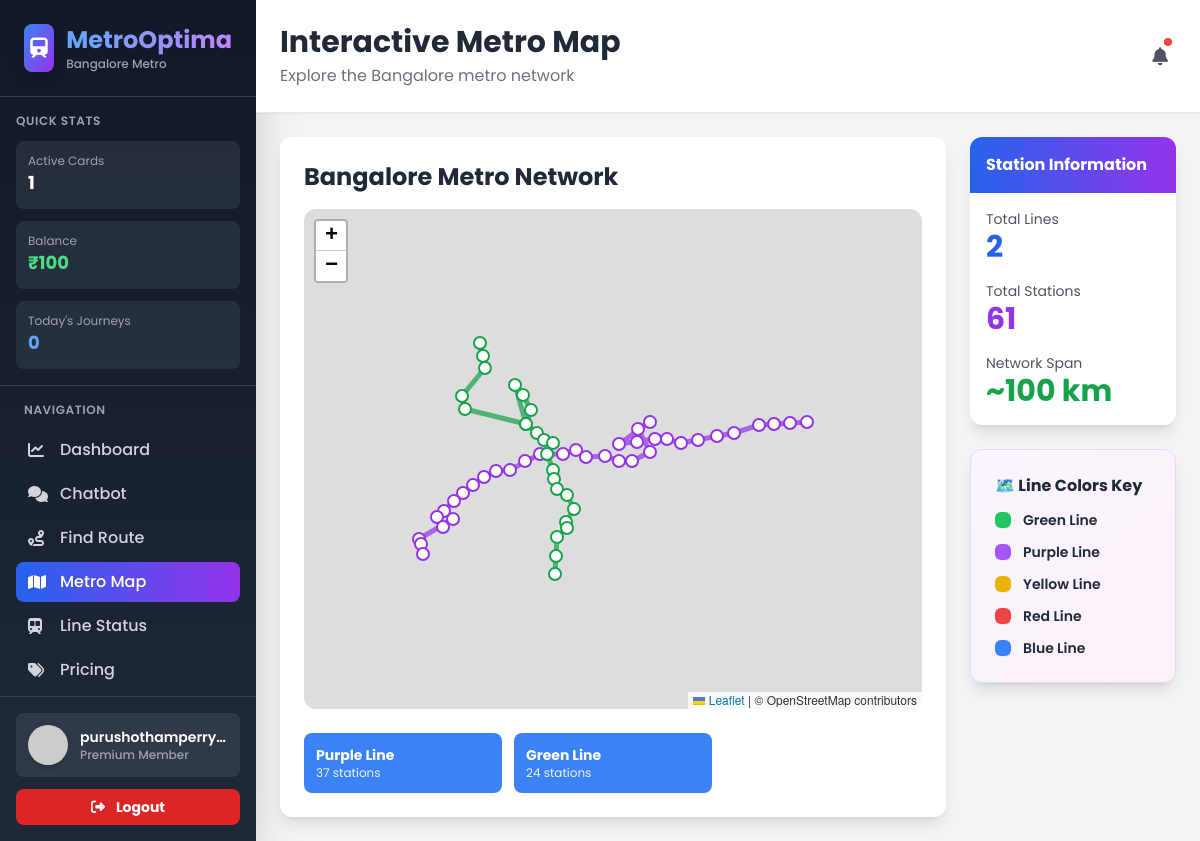
Screenshot of /map (signed in) with the database file from the repository.
### database.py (models this page shows, shortened)
class User(db.Model):
    id = db.Column(db.Integer, primary_key=True)
    email = db.Column(db.String(120), unique=True, nullable=False)
    password_hash = db.Column(db.String(256), nullable=False)
    phone = db.Column(db.String(20), nullable=True)
    first_name = db.Column(db.String(100), nullable=True)
    last_name = db.Column(db.String(100), nullable=True)
    role = db.Column(db.String(20), default='user')
    email_alerts_enabled = db.Column(db.Boolean, default=True)
    created_at = db.Column(db.DateTime, default=datetime.utcnow)
    @property
    def is_active(self):
        return True
    @property
    def is_authenticated(self):
        return self.is_active
    cards = db.relationship('MetroCard', backref='owner', lazy=True, cascade='all, delete-orphan')
    transactions = db.relationship('CardTransaction', backref='user', lazy=True, cascade='all, delete-orphan')
    journeys = db.relationship('Journey', backref='user', lazy=True, cascade='all, delete-orphan')

class MetroLine(db.Model):
    id = db.Column(db.Integer, primary_key=True)
    name = db.Column(db.String(50), unique=True, nullable=False)
    color = db.Column(db.String(20), nullable=False)
    status = db.Column(db.String(20), default='Operational') # Operational, Delayed, Closed
    stations = db.relationship('Station', backref='line', lazy=True, cascade='all, delete-orphan')

### app.py (the view)
@app.route('/map')
@login_required
def metro_map():
    lines = MetroLine.query.all()
    return render_template('map.html', active_page='map', lines=lines)

### app.py (called while the page is built)
@login_manager.user_loader
def load_user(user_id):
    return User.query.get(int(user_id))

@app.context_processor
def inject_global_stats():
    if current_user.is_authenticated:
        try:
            user_cards = MetroCard.query.filter_by(user_id=current_user.id).all()
            total_balance = sum([card.balance for card in user_cards])
            today_start = datetime.now().replace(hour=0, minute=0, second=0, microsecond=0)
            today_j_count = Journey.query.filter(
                Journey.user_id == current_user.id,
                Journey.journey_date >= today_start
            ).count()
            return {
                'sidebar_card_count': len(user_cards),
                'sidebar_total_balance': total_balance,
                'sidebar_today_journeys': today_j_count
            }
        except Exception:
            pass
    return {
        'sidebar_card_count': 0,
        'sidebar_total_balance': 0,
        'sidebar_today_journeys': 0
    }

### templates/map.html (shortened to what this page needs)
{% extends "base.html" %}
{% block scripts %}
<link rel="stylesheet" href="https://unpkg.com/leaflet@1.9.4/dist/leaflet.css"/>
{% endblock %}
{% block page_title %}Interactive Metro Map{% endblock %}
{% block page_description %}Explore the Bangalore metro network{% endblock %}
{% block content %}
<div class="grid grid-cols-1 lg:grid-cols-4 gap-6">
    <div class="lg:col-span-3 bg-white rounded-xl shadow-lg p-6">
        <h3 class="text-2xl font-bold text-gray-800 mb-4">Bangalore Metro Network</h3>
        <div id="map" class="bg-gray-100 rounded-lg mb-6">
        </div>
        <div class="grid grid-cols-2 sm:grid-cols-3 gap-3">
            {% for line in lines %}
                <div class="p-3 rounded-lg text-white {% if line.color == '#10b981' %}bg-green-500{% elif line.color == '#a855f7' %}bg-purple-500{% elif line.color == '#fbbf24' %}bg-yellow-500{% elif line.color == '#ef4444' %}bg-red-500{% else %}bg-blue-500{% endif %} cursor-pointer hover:shadow-lg transition">
                    <p class="font-bold text-sm">{{ line.name }}</p>
                    <p class="text-xs opacity-90">{{ line.stations | length }} stations</p>
                </div>
            {% endfor %}
        </div>
    </div>
    <div class="space-y-6">
        <div class="bg-white rounded-xl shadow-lg overflow-hidden">
            <div class="bg-gradient-to-r from-blue-600 to-purple-600 text-white p-4">
                <h4 class="font-bold">Station Information</h4>
            </div>
            <div class="p-4 space-y-4">
                <div>
                    <p class="text-sm text-gray-600">Total Lines</p>
                    <p class="text-3xl font-bold text-blue-600">{{ lines | length }}</p>
                </div>
                <div>
                    <p class="text-sm text-gray-600">Total Stations</p>
                    <p class="text-3xl font-bold text-purple-600">
                        {% set total_stations = namespace(count=0) %}
                        {% for line in lines %}
                            {% set total_stations.count = total_stations.count + (line.stations | length) %}
                        {% endfor %}
                        {{ total_stations.count }}
                    </p>
                </div>
                <div>
                    <p class="text-sm text-gray-600">Network Span</p>
                    <p class="text-3xl font-bold text-green-600">~100 km</p>
                </div>
            </div>
        </div>
        <div class="bg-gradient-to-br from-purple-50 to-pink-50 rounded-xl shadow-lg p-6 border border-purple-200">
            <h4 class="font-bold text-gray-800 mb-3">🗺️ Line Colors Key</h4>
            <div class="space-y-3 text-sm font-semibold text-gray-800">
                <div class="flex items-center gap-3">
                    <div class="w-4 h-4 bg-green-500 rounded-md shadow-sm"></div>
                    <span>Green Line</span>
                </div>
                <div class="flex items-center gap-3">
                    <div class="w-4 h-4 bg-purple-500 rounded-md shadow-sm"></div>
                    <span>Purple Line</span>
                </div>
                <div class="flex items-center gap-3">
                    <div class="w-4 h-4 bg-yellow-500 rounded-md shadow-sm"></div>
                    <span>Yellow Line</span>
                </div>
                <div class="flex items-center gap-3">
                    <div class="w-4 h-4 bg-red-500 rounded-md shadow-sm"></div>
                    <span>Red Line</span>
                </div>
                <div class="flex items-center gap-3">
                    <div class="w-4 h-4 bg-blue-500 rounded-md shadow-sm"></div>
                    <span>Blue Line</span>
                </div>
            </div>
        </div>
    </div>
</div>
{% endblock %}

### templates/base.html (shortened to what this page needs)
<!DOCTYPE html>
<html lang="en">
<head>
    <link rel="stylesheet" href="https://cdnjs.cloudflare.com/ajax/libs/font-awesome/6.4.0/css/all.min.css">
    <script src="https://cdn.tailwindcss.com"></script>
    <link rel="stylesheet" href="{{ url_for('static', filename='css/style.css') }}">
</head>
<body class="bg-gray-50">
    <div class="flex h-screen bg-gray-100">
        <aside class="w-64 bg-gradient-to-b from-gray-900 to-gray-800 shadow-2xl flex flex-col">
            <div class="p-6 border-b border-gray-700">
                <div class="flex items-center gap-3">
                    <div class="w-12 h-12 bg-gradient-to-br from-blue-500 to-purple-600 rounded-lg flex items-center justify-center shadow-lg">
                        <i class="fas fa-train text-white text-xl"></i>
                    </div>
                    <div>
                        <h1 class="text-2xl font-bold bg-gradient-to-r from-blue-400 to-purple-400 bg-clip-text text-transparent">MetroOptima</h1>
                        <p class="text-xs text-gray-400 font-medium">Bangalore Metro</p>
                    </div>
                </div>
            </div>
            <div class="px-4 py-4 border-b border-gray-700">
                <p class="text-xs text-gray-400 font-semibold uppercase tracking-wider mb-3">Quick Stats</p>
                <div class="space-y-3">
                    <div class="bg-gray-700 bg-opacity-50 rounded-lg p-3 hover:bg-opacity-70 transition">
                        <p class="text-xs text-gray-400">Active Cards</p>
                        <p class="text-lg font-bold text-white">{{ sidebar_card_count }}</p>
                    </div>
                    <div class="bg-gray-700 bg-opacity-50 rounded-lg p-3 hover:bg-opacity-70 transition">
                        <p class="text-xs text-gray-400">Balance</p>
                        <p class="text-lg font-bold text-green-400">₹{{ "%.0f"|format(sidebar_total_balance) }}</p>
                    </div>
                    <div class="bg-gray-700 bg-opacity-50 rounded-lg p-3 hover:bg-opacity-70 transition">
                        <p class="text-xs text-gray-400">Today's Journeys</p>
                        <p class="text-lg font-bold text-blue-400">{{ sidebar_today_journeys }}</p>
                    </div>
                </div>
            </div>
            <nav class="flex-1 overflow-y-auto p-4">
                <p class="text-xs text-gray-400 font-semibold uppercase tracking-wider mb-3 px-2">Navigation</p>
                <div class="space-y-1">
                    <a href="{{ url_for('index') }}" class="flex items-center gap-3 px-3 py-2 rounded-lg text-gray-300 hover:bg-gray-700 hover:text-white transition duration-200 ">
                        <i class="fas fa-chart-line w-5"></i>
                        <span class="font-medium">Dashboard</span>
                    </a>
                    <a href="{{ url_for('chatbot_page') }}" class="flex items-center gap-3 px-3 py-2 rounded-lg text-gray-300 hover:bg-gray-700 hover:text-white transition duration-200 ">
                        <i class="fas fa-comments w-5"></i>
                        <span class="font-medium">Chatbot</span>
                    </a>
                    <a href="{{ url_for('routes_page') }}" class="flex items-center gap-3 px-3 py-2 rounded-lg text-gray-300 hover:bg-gray-700 hover:text-white transition duration-200 ">
                        <i class="fas fa-route w-5"></i>
                        <span class="font-medium">Find Route</span>
                    </a>
                    <a href="{{ url_for('metro_map') }}" class="flex items-center gap-3 px-3 py-2 rounded-lg text-gray-300 hover:bg-gray-700 hover:text-white transition duration-200 {% if active_page == 'map' %}bg-gradient-to-r from-blue-600 to-purple-600 text-white{% endif %}">
                        <i class="fas fa-map w-5"></i>
                        <span class="font-medium">Metro Map</span>
                    </a>
                    <a href="{{ url_for('lines_page') }}" class="flex items-center gap-3 px-3 py-2 rounded-lg text-gray-300 hover:bg-gray-700 hover:text-white transition duration-200 ">
                        <i class="fas fa-train-subway w-5"></i>
                        <span class="font-medium">Line Status</span>
                    </a>
                    <a href="{{ url_for('pricing_page') }}" class="flex items-center gap-3 px-3 py-2 rounded-lg text-gray-300 hover:bg-gray-700 hover:text-white transition duration-200 ">
                        <i class="fas fa-tags w-5"></i>
                        <span class="font-medium">Pricing</span>
                    </a>
                    <a href="{{ url_for('cards_page') }}" class="flex items-center gap-3 px-3 py-2 rounded-lg text-gray-300 hover:bg-gray-700 hover:text-white transition duration-200 ">
                    </a>
                </div>
            </nav>
            {% if current_user.is_authenticated %}
            <div class="p-4 border-t border-gray-700 bg-gray-800 bg-opacity-50">
                <div class="flex items-center gap-3 p-3 bg-gray-700 bg-opacity-70 rounded-lg mb-3 hover:bg-opacity-100 transition">
                    <img src="https://ui-avatars.com/api/?name={{ current_user.email }}&background=3B82F6&color=fff" alt="User" class="w-10 h-10 rounded-full shadow-md">
                    <div class="flex-1 min-w-0">
                        <p class="text-sm font-semibold text-white truncate">{{ current_user.email }}</p>
                        <p class="text-xs text-gray-400 font-medium">Premium Member</p>
                    </div>
                </div>
                <a href="{{ url_for('logout') }}" class="w-full bg-red-600 hover:bg-red-700 text-white py-2 px-3 rounded-lg text-sm font-bold transition text-center block duration-200">
                    <i class="fas fa-sign-out-alt mr-2"></i> Logout
                </a>
            </div>
            {% endif %}
        </aside>
        <main class="flex-1 overflow-auto">
            <div class="bg-white shadow-sm p-6 border-b border-gray-200">
                <div class="max-w-7xl mx-auto flex justify-between items-center">
                    <div>
                        <h2 class="text-3xl font-bold text-gray-800">{% block page_title %}Dashboard{% endblock %}</h2>
                        <p class="text-gray-500 mt-1">{% block page_description %}Welcome to Bangalore Metro Optimization System{% endblock %}</p>
                    </div>
                    <div class="flex items-center gap-4">
                        {% if current_user.is_authenticated %}
                        <button class="relative p-2 text-gray-600 hover:bg-gray-100 rounded-lg transition">
                            <i class="fas fa-bell text-lg"></i>
                            <span class="absolute top-1 right-1 w-2 h-2 bg-red-500 rounded-full"></span>
                        </button>
                        {% endif %}
                    </div>
                </div>
            </div>
            <div class="p-6">
                <div class="max-w-7xl mx-auto">
                    {% block content %}{% endblock %}
                </div>
            </div>
        </main>
    </div>
    {% block scripts %}{% endblock %}
</body>
</html>

### static/css/style.css (style rules this page uses)
:root { --bg-color: #0f172a; --card-bg: #1e293b; --text-primary: #f8fafc; --text-secondary: #94a3b8; --border-color: #334155; --accent-primary: #3b82f6; --accent-hover: #2563eb; --accent-gradient: linear-gradient(135deg, #3b82f6 0%, #8b5cf6 100%); --success: #10b981; --warning: #f59e0b; --danger: #ef4444; --shadow-sm: 0 1px 2px 0 rgb(0 0 0 / 0.05); --shadow-md: 0 4px 6px -1px rgb(0 0 0 / 0.1), 0 2px 4px -2px rgb(0 0 0 / 0.1); --shadow-lg: 0 10px 15px -3px rgb(0 0 0 / 0.1), 0 4px 6px -4px rgb(0 0 0 / 0.1); }
* { margin: 0; padding: 0; box-sizing: border-box; }
body { font-family: 'Poppins', sans-serif; background-color: var(--bg-color); color: var(--text-primary); line-height: 1.6; overflow-x: hidden; }
button { font-family: 'Poppins', sans-serif; font-weight: 600; letter-spacing: 0.3px; transition: all 0.3s ease; }

### templates/map.html (style rules this page uses)
#map { height: 500px; width: 100%; border-radius: 0.75rem; z-index: 10; }

### rows the page displays
User: email "purushothamperry…"
MetroLine: name "Purple Line", stations|length "37"
MetroLine: name "Green Line", stations|length "24"

### other values shown
{{ sidebar_card_count }} "1"
{{ "%.0f"|format(sidebar_total_balance) }} "100"
{{ sidebar_today_journeys }} "0"
{{ lines | length }} "2"
{{ total_stations.count }} "61"
